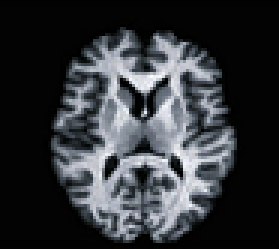
#> input picture img/brain.bmp, 93 x 83 px (shown 3 times larger)
$ python som_image.py   (older library calls are emulated)
#> lines starting #> are read from the running program, lines starting #| are printed output that depends on the picture
### SOM/som.py
import numpy as np

def training(data_to_train, network_dimensions=np.array([5,5]), n_iterations=2000, init_learning_rate=0.01, normalise_data=True, normalise_by_column=False):
    """
        Processo de treinamento da rede Kohonen Self Organizing Map
        http://blog.yhat.com/posts/self-organizing-maps-2.html
        data_to_train: dados de treinamento (input vector)
        network_dimensions: tamanho do SOM - geralmente menor do que o input vector
        n_iterations: numero de iteracoes de treinamento
        init_learning_rate: taxa de aprendizado inicial
        normalise_data: manter valores entre 0 e 1
        normalise_by_column: se cada coluna tem ordem de grandeza diferente, normalizacao precisa ser feita com valores de cada coluna
        Retorna: matriz de saida com o "Mapa", matriz do tamanho network_dimensions com os pesos de cada neuronio
    """
    #transforma em float para fazer normalizacao
    raw_data = np.float64(data_to_train)

    #tamanho baseado nos dados
    m = raw_data.shape[0]
    n = raw_data.shape[1]

    #matriz de pesos tem que ter o mesmo tamanho do vetor de entrada (RGB = 3 entradas)
    #para cada neuronio no mapa (mapa 5x5)
    #inicializa pesos com valores aleatorios
    net = np.random.random((network_dimensions[0], network_dimensions[1], m))

    #raio da vizinhanca inicial (qual distancia eu procuro por vizinhos para atualizar)
    init_radius = max(network_dimensions[0], network_dimensions[1]) / 2
    #quanto o raio ira diminuir
    time_constant = n_iterations / np.log(init_radius)

    #cria matriz auxiliar caso precise normalizar
    data = raw_data

    if normalise_data:
        data = normalise(raw_data, normalise_by_column)

    #PROCESSO DE APRENDIZADO:
    #1. Encontra o neuronio com o vetor 3D mais proximo do vetor 3D do dataset - Best Matching Unit
    #
    #2. Move o vetor do neuronio BMU mais proximo do vetor de entrada no espaco
    #
    #3. Identifica os neuronios vizinhos do BMU e move os vetores mais proximos
    #
    #4. Reduz taxa de aprendizado
    for i in range(n_iterations):
        #seleciona um exemplo aleatorio do dataset
        t = data[:, np.random.randint(0,n)].reshape(np.array([m, 1]))

        #encotra o Best Matching Unit
        bmu, bmu_index = find_bmu(t, net, m)

        #diminui parametros de aprendizado usando
        #usa exponetial decay sigma_t = sigma_0 * exp(-t / lambda)
        #sigma_t eh o novo valor
        #sigma_0 eh o valor anterior
        #t eh o instante de tempo
        #lamba eh o time_constant
        r = decay_radius(init_radius, i, time_constant)
        l = decay_learning_rate(init_learning_rate, i, n_iterations)

        #move o BMU e seus vizinhos mais perto
        #atualizando pesos do BMU: w_t+1 = w_t + L_t * (V_i - w_t)
        #peso atual mais diferenca entre vetor de entrada e peso atual multipicado pela taxa de aprendiz
        #movendo o BMU mais perto do vetor de entrada
        #
        #depois, encontra outros neuronios dentro do raio definido
        #atualiza peso desses neuronios proporcionalmente a distancia ate o BMU (gaussiana)
        #para calcular essa influencia usa i_t = exp(-d^2 / (2 * sigma^2_t))
        #onde d eh a distancia entre os neuronios e sigma eh o raio no tempo atual

        for x in range(net.shape[0]):
            for y in range(net.shape[1]):
                w = net[x, y, :].reshape(m, 1) #pesos do neuronio atual
                #pega distancia euclidiana quadrada entre
                #posicao do neuronio atual e indice do bmu
                w_dist = np.sum((np.array([x, y]) - bmu_index) ** 2)
                #se a distancia eh menor que o raio atual (ao quadrado pq a distancia eh quadrada)
                if w_dist <= r**2:
                    #calcula influencia do neuronio
                    influence = calculate_influence(w_dist, r)
                    #atualiza pesos do neuronio
                    #w_novo = w_atual + (aprendizado * influencia * delta)
                    #delta = entrada - w_atual
                    new_w = w + (l * influence * (t - w))
                    #coloca novo peso na matriz
                    net[x, y, :] = new_w.reshape(1, 1)


    return net


def find_bmu(t, net, m):
    """
        Encontra o Best Matching Unit para um vetor t no SOM
        Retorna: (bmu, bmu_index) tupla onde bmu eh o vetor de maior dimensao BMU e bmu_index eh o indice desse vetor no SOM
    """
    #inicializa o index
    bmu_index = np.array([0,0])
    #inicia distancia minima para um numero bem grande
    min_dist = np.iinfo(np.int).max
    #anda pela matriz de pesos e procura menor distancia do vetor t
    for x in range(net.shape[0]):
        for y in range(net.shape[1]):
            #pesos atuais que estou considerando
            w = net[x, y, :].reshape(m,1) #transforma matriz em vetor 3D
            #calcula distancia euclidiana ao quadrado (evita tirar raiz)
            sq_dist = np.sum((w - t) ** 2) #soma as diferencas ao quadrado de cada valor do vetor
            if sq_dist < min_dist: #se distancia eh menor salva valor e index
                min_dist = sq_dist
                bmu_index = np.array([x,y])

    #depois de percorrer a matriz tenho a menor distancia e o index do vetor BMU
    #pega vetor dentro do net
    bmu = net[bmu_index[0], bmu_index[1], :].reshape(m,1)
    #retorna o bmu e o indice
    return (bmu, bmu_index)


def decay_radius(initial_radius, i, time_constant):
    """
        Diminui o raio usando exponential decay baseado em uma constante time constant
    """
    return initial_radius * np.exp(-i / time_constant)

def decay_learning_rate(initial_learning_rate, i, n_iterations):
    """
        Diminui a taxa de aprendizado usando exponential decay baseada no numero de interacoes total
    """
    return initial_learning_rate * np.exp(-i / n_iterations)

def calculate_influence(distance, radius):
    """
        Calcula o grau de influencia baseada na distancia entre os dois neuronios e o raio considerado
    """
    return np.exp(-distance / (2 * (radius**2)))

def normalise(raw_data, normalise_by_column=False):
    """
        Normaliza dados para que uma feature nao seja mais importante que as outras
        Retorna: dados normalizados
    """
    data = raw_data
    if normalise_by_column:
        #normaliza valores usando o maximo de cada coluna
        col_maxes = raw_data.max(axis=0)
        #divide cada valor pelo maximo correspondente de cada coluna
        data = raw_data / col_maxes[np.newaxis,:]
    else:
        #divide todos os valores pelo maximo do dataset (tudo na mesma escala)
        data = raw_data / raw_data.max()

    return data

### som_image.py
import numpy as np
import matplotlib.pyplot as plt
import matplotlib.cm as cm
import skimage.io as io
import filters

from SOM import som

global_seg = 1.5

img = io.imread('img/brain.bmp', as_grey=True)
#> img: shape (83, 93) float64; min 0, max 0.999, mean 0.209

#vetorizando imagem para passar para o SOM
image = img.reshape(1, img.shape[0]*img.shape[1])

network_dimensions = np.array([5,5])
n_iterations = 20000
init_learning_rate = 0.1

net = som.training(data_to_train=image, network_dimensions=network_dimensions,
            n_iterations=n_iterations, init_learning_rate=init_learning_rate)
#> the loop in training, `for i in range(n_iterations):` made 20000 passes
#> (t, bmu, bmu_index) on passes 1 to 3: ([0.00785], [0.0202], [3, 1]), ([0.0118], [0.019], [3, 1]), ([0.87], [0.87], [3, 4])

#plt.imshow(net, 'gray')
print(net)
#> (printed output is left out)

net_values = net.reshape(network_dimensions[0], network_dimensions[1])
#> net_values = [[0.301, 0.374, 0.597, 0.755, 0.807], [0.221, 0.332, 0.547, 0.672, 0.751], [0.149, 0.199, 0.364, 0.576, 0.599], [0.0643, 0.0328, 0.241, 0.404, 0.476], [0.014, 0.0108, 0.0267, 0.318, 0.417]]

# [21 lines of commented-out code are left out]


fig = plt.figure()
ax = fig.add_subplot(122, aspect='equal')
ax.set_title('SOM plot')
im = ax.pcolormesh(net_values, cmap=cm.gray, edgecolors='none')

ax.patch.set(hatch='xx', edgecolor='black')

ax = fig.add_subplot(121, aspect='equal')
ax.set_title('Original img input')
imgplot = plt.imshow(img, 'gray')

plt.show()
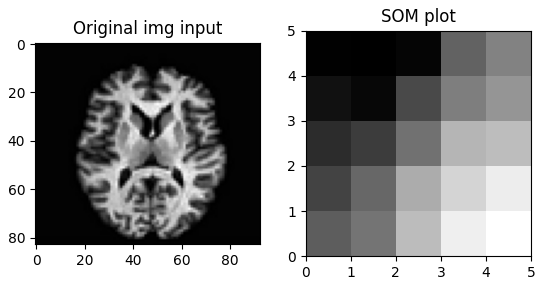
#> figure drawn by matplotlib, 2 panels

$ run again, with img/saturn.png saved as img/brain.bmp
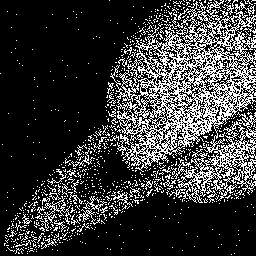
#> input picture img/saturn.png, 256 x 256 px
#> img: shape (256, 256); 22.4% white in thin lines or dots
#> the loop in training, `for i in range(n_iterations):` made 20000 passes
#> (t, bmu, bmu_index) on passes 1 to 3: ([0], [0.0202], [3, 1]), ([0], [0.0182], [3, 1]), ([0], [0.0164], [3, 1])
#> (printed output is left out)
#> net_values = [[6.62e-74, 1, 1, 1, 1], [6.74e-268, 4.93e-204, 1, 1, 1], [6.92e-323, 5.4e-236, 3.73e-79, 1, 1], [1.97e-293, 6.83e-283, 3.02e-110, 7.75e-63, 1], [1.94e-162, 1.25e-176, 2.31e-145, 9.53e-52, 0.118]]
#> `plt.show()`:
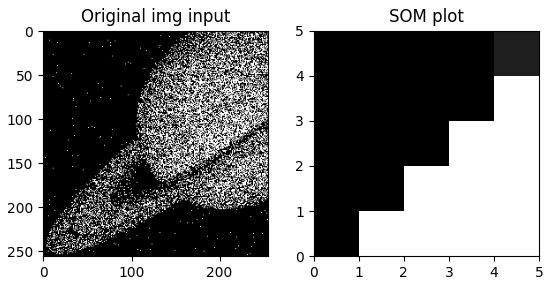
#> figure drawn by matplotlib, 2 panels

$ run again, with img/sp.tif saved as img/brain.bmp
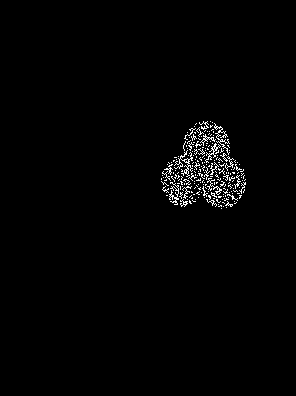
#> input picture img/sp.tif, 296 x 396 px
#> `img = io.imread('img/brain.bmp', as_grey=True)`:
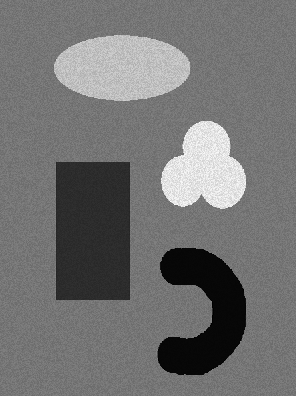
#> img: shape (396, 296) uint16; min 6, max 276, mean 127.3; drawn with min black and max white
#> the loop in training, `for i in range(n_iterations):` made 20000 passes
#> (t, bmu, bmu_index) on passes 1 to 3: ([0.496], [0.529], [2, 1]), ([0.199], [0.122], [3, 0]), ([0.442], [0.446], [4, 2])
#> (printed output is left out)
#> net_values = [[0.504, 0.495, 0.486, 0.482, 0.477], [0.506, 0.494, 0.476, 0.477, 0.295], [0.579, 0.471, 0.462, 0.354, 0.192], [0.818, 0.563, 0.451, 0.424, 0.155], [0.788, 0.544, 0.445, 0.33, 0.0627]]
#> `plt.show()`:
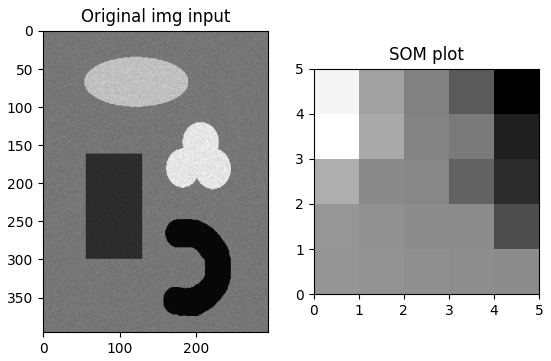
#> figure drawn by matplotlib, 2 panels
